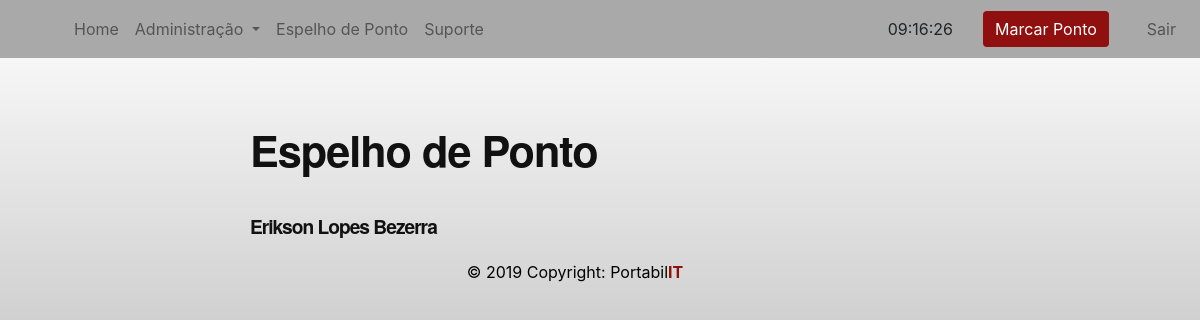
The page /espelho_ponto/ (signed in) on the database as committed earlier.
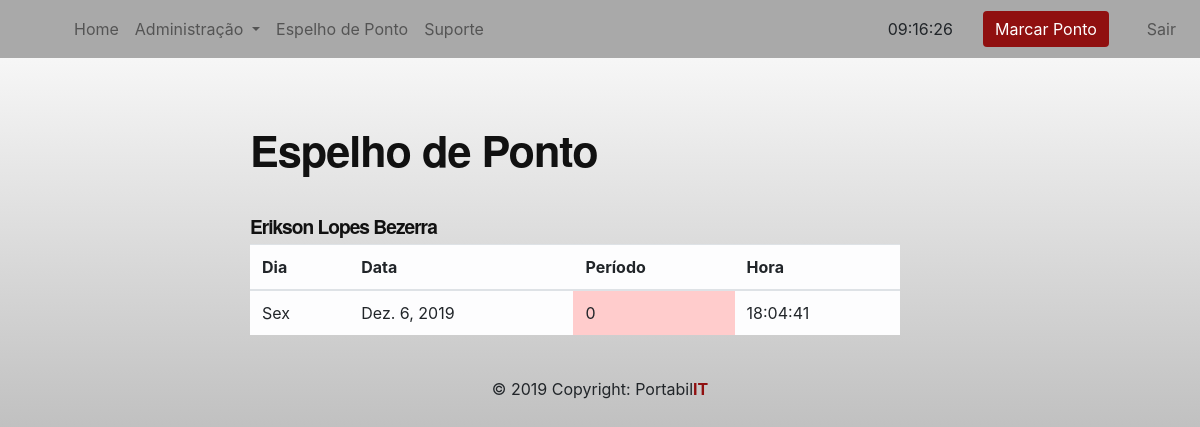
The same page on the database as committed later.
### core/models.py (models this page shows, shortened)
class RegistroPonto(models.Model):
    colaborador = models.ForeignKey(Colaboradores, db_column="nome_completo", on_delete=models.CASCADE, default=0)
    data = models.DateField(auto_now_add=True)
    dia = models.CharField(max_length=3, null=True)
    hora = models.CharField(max_length=20, null=True)
    tipo_registro = models.CharField(max_length=9, default=0)

### core/views.py (the view)
# urls.py: path('espelho_ponto/', views.espelho_ponto),
@login_required(login_url='/login/')
def espelho_ponto(request):
    registros = RegistroPonto.objects.all()
    print(dir(registros))
    return render(request, 'espelho_ponto.html', {'registros': RegistroPonto.objects.all()})

### templates/espelho_ponto.html (shortened to what this page needs)
{% include 'model-header.html' %}
{% block content %}
<div class="mx-auto" id="externa">
  <h1 id="titulo-div">Espelho de Ponto</h1>
</div>
<div class="mx-auto" id="externa" style="padding-top: 2px; margin-top: 2px;">
  <h1 id="titulo-div2">Erikson Lopes Bezerra</h1>
  {% if registros|length > 0 %}
  <div class="table-responsive">
    <table class="table table-hover table-light">
      <thead>
        <tr>
          <th>Dia</th>
          <th>Data</th>
          <th>Período</th>
          <th>Hora</th>
      </thead>
      <tbody>
        {% for r in registros %}
        <tr>
          <td>{{ r.dia }}</td>
          <td>{{ r.data }}</td>
          {% if r.tipo_registro == "entrada" %}
            <td bgcolor="#D5FFCC">{{ r.tipo_registro }}</td>
          {% elif r.tipo_registro == "intervalo" %}
            <td bgcolor="#FFFFCC">{{ r.tipo_registro }}</td>
          {% elif r.tipo_registro == "retorno" %}
            <td bgcolor="#FFFFCC">{{ r.tipo_registro }}</td>
          {% elif r.tipo_registro == "saida" %}
            <td bgcolor="#D5FFCC">{{ r.tipo_registro }}</td>
          {% else %}
            <td bgcolor="#FFCCCC">{{ r.tipo_registro }}</td>
          {% endif %}
            <td>{{ r.hora }}</td>
        </tr>
        {% endfor %}
      </tbody>
    </table>
  </div>
</div>
{% endif %}
{% endblock %}
{% include 'model-footer.html' %}

Rows that differ between the two databases and show on the page:
added RegistroPonto: dia "Sex", data "Dez. 6, 2019", tipo_registro "0", hora "18:04:41"
Other text that changed with them:
text now shown: "Dia Data Período Hora"
